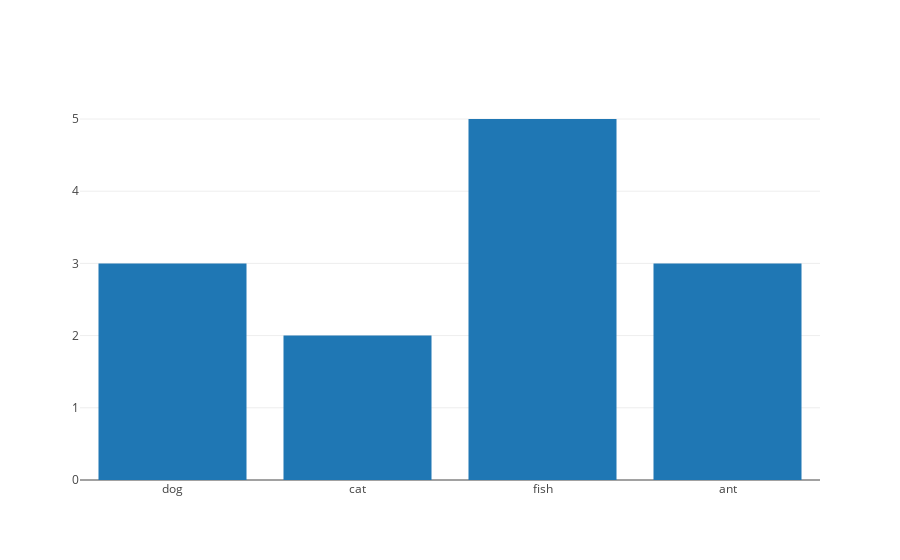

The code cell stored with this chart in its notebook:
### Code cell
iplot([go.Bar(x=df.name, y=df.number)])

### Figure 1 — Plotly figure (JSON) as saved in the notebook; plotly's stock layout.template omitted (floating-point values rounded to 4 significant figures)
{"data": [{"type": "bar", "uid": "62f8c9db-010a-49aa-84f1-e4dd4c720e3e", "x": ["dog", "cat", "fish", "ant"], "y": [3, 2, 5, 3]}], "layout": {}}
